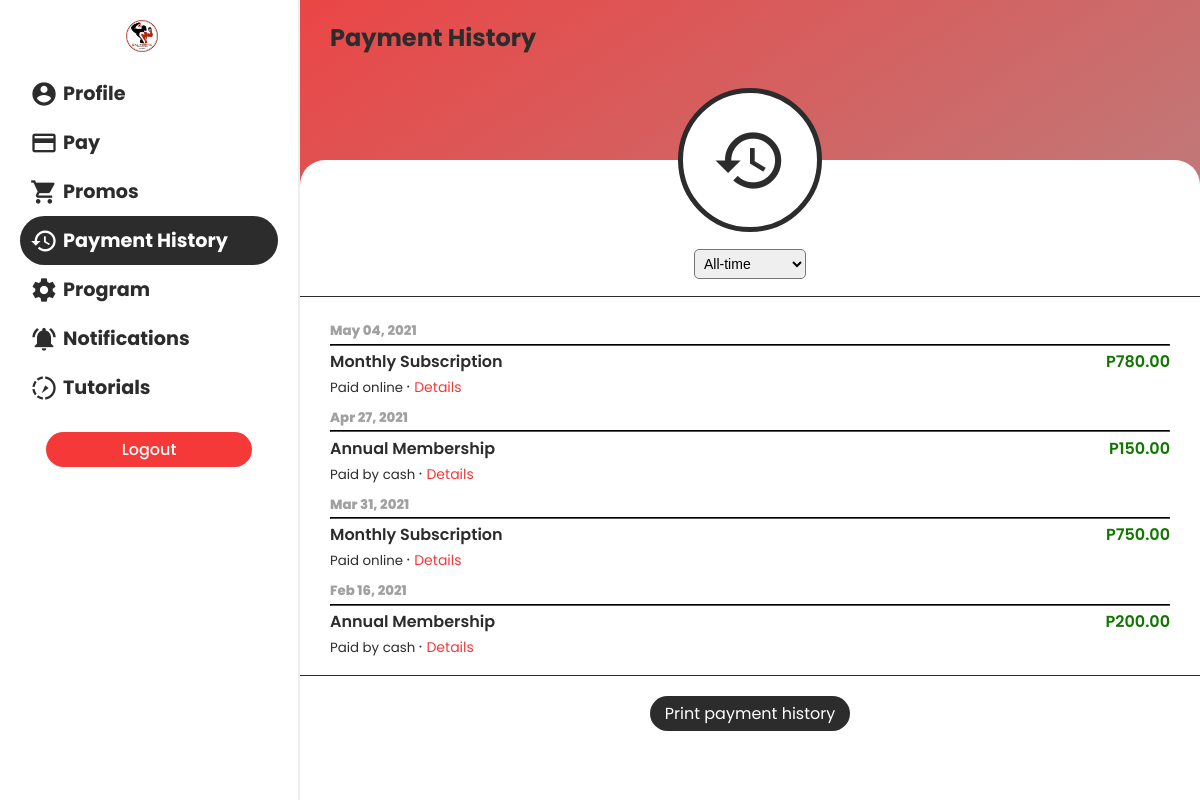
/mobile/pages/payment_history.php (signed in), run on the app's committed database.
### tables this page shows
CREATE TABLE `paymentlog` (
  `payment_id` int(100) NOT NULL,
  `member_id` int(100) DEFAULT NULL,
  `first_name` varchar(100) DEFAULT NULL,
  `last_name` varchar(100) DEFAULT NULL,
  `member_type` enum('Regular','Walk-in') DEFAULT NULL,
  `payment_description` enum('Monthly Subscription','Annual Membership','Walk-in','Program Fee') DEFAULT NULL,
  `payment_type` enum('Cash','Online') NOT NULL,
  `date_payment` date DEFAULT NULL,
  `time_payment` varchar(15) NOT NULL,
  `payment_amount` varchar(4) DEFAULT NULL,
  `program_enrolled` varchar(30) DEFAULT NULL,
  `program_amount` varchar(4) DEFAULT NULL,
  `promo_availed` varchar(100) DEFAULT NULL,
  `online_payment_id` varchar(9999) DEFAULT NULL,
  `admin_id` int(100) DEFAULT NULL
);

### mobile/pages/payment_history.php (the view, shortened to what this page needs)
<?php
require "./../functions/connect.php";
$sql = "SELECT * FROM paymentlog WHERE member_id = '".$_SESSION["member_id"]."' ORDER BY date_payment DESC";
$res = mysqli_query($con, $sql);
if($res) {
  if(mysqli_num_rows($res) > 0) {
    $rows = array();
    while($row = mysqli_fetch_assoc($res)) {
      $rows[] = $row;
    }
  } else {
    if(isset($_POST["timestamp"])){
      echo 0;
      exit();
    }
  }
}
?>
<!DOCTYPE html>
<html lang="en">
<head>
  <link rel="stylesheet" href="./../css/default.css">
  <link rel="stylesheet" href="./../css/loader.css">
  <link rel="stylesheet" href="./../css/mediaquery.css">
  <link rel="stylesheet" href="https://cdnjs.cloudflare.com/ajax/libs/jquery-confirm/3.3.2/jquery-confirm.min.css">
</head>
<body>
  <div class="sidebar" id="sidebar">
    <div>
      <img src="./../../logo.png" style="width: 32px; height: 32px; margin-left: 70px" alt="">
    </div>    <div class="items">
      <a href="./profile.php">
        <span>
          <i class="material-icons">account_circle</i>
          <h2>Profile</h2>
        </span>
      </a>
      <a href="./pay.php">
        <span>
          <i class="material-icons">payment</i>
          <h2>Pay</h2>
        </span>
      </a>
      <a href="./promos.php">
        <span>
          <i class="material-icons">shopping_cart</i>
          <h2>Promos</h2>
        </span>
      </a>
      <a href="#" class="active">
        <span>
          <i class="material-icons">history</i>
          <h2>Payment History</h2>
        </span>
      </a>
      <a href="./program.php">
        <span>
          <i class="material-icons">settings</i>
          <h2>Program</h2>
        </span>
      </a>
      <a href="./notifications.php">
        <span>
          <i class="material-icons">notifications_active</i>
          <h2>Notifications</h2>
        </span>
      </a>
      <a href="./tutorial.php">
        <span>
          <i class="material-icons">slow_motion_video</i>
          <h2>Tutorials</h2>
        </span>
      </a>
    </div>
    <div class="logout">
      <button class="btn btn-red" style="width: 80%" id="logout-btn">Logout</button>
    </div>
  </div>
  <main>
    <div class="menu">
      <h2>Payment History</h2>
    </div>
    <div class="icon-div">
      <div class="icon-cont">
        <i class="material-icons">history</i>
      </div>
    </div>
    <div class="main-cont">
      <div class="button-cont">
        <select name="timestamp" id="timestamp">
          <option value="alltime" selected>All-time</option>
        </select>
      </div>
      <div class="history-div" id="history-div">
        <?php
        if($res) {
          if(mysqli_num_rows($res) > 0):
            foreach($rows as $row):
        ?>
        <div class="list-div">
          <small class="payment-date fw-800 text-disabled">
          <?php
          $d = new DateTime($row["date_payment"]);
          $date = $d->format("M d, Y");
          echo $date;
          ?>
          </small>
          <hr>
          <div class="list-content">
            <div class="left">
              <p class="payment-for fw-600"><?php echo $row["payment_description"] ?></p>
              <small>
              <?php if($row["payment_type"] == "Online"): ?>
              Paid online
              <?php else:?>
              Paid by cash
              <?php endif ?>
              </small> &#183;
              <a href="#" class="text-red deets" data-id="<?php echo $row["payment_id"] ?>" onclick="showDetailsModal(this)">Details</a>
            </div>
            <div class="right">
              <p class="payment-amount fw-600 text-green">P<?php echo $row["payment_amount"] ?>.00</p>
            </div>
          </div>
        </div>
        <?php
          endforeach;
        else:
        ?>
        <div class="no-value" id="no-value">
          <p class="text-disabled">No payments to show.</p>
        </div>
        <?php endif;
        } else {
        ?>
        <div class="no-value" id="no-value">
          <p class="text-disabled">No payments to show.</p>
        </div>
        <?php
        }
        ?>
      </div>
      <div class="print-cont">
        <button id="print-btn" class="btn btn-reg">Print payment history</button>
      </div>
    </div>
  </main>
</body>
</html>

### mobile/css/default.css (style rules this page uses)
html, body { margin: 0; font-family: 'Poppins', sans-serif; background: #bdc3c7; background: -webkit-gradient(linear, left top, right bottom, from(#f53939), to(#a0a0a0)); background: linear-gradient(to bottom right, #f53939, #a0a0a0); color: #2c2c2c; }
main { -webkit-transition: .3s; transition: .3s; margin-left: 300px; }
a { text-decoration: none; color: #2c2c2c; font-weight: 400; -webkit-transition: .3s; transition: .3s; }
p, h1, h2, h3, h4, h5, h6 { margin: 0 !important; }
.text-red { color: #f53939 !important; }
.text-green { color: #117600 !important; }
.text-disabled { color: #A0A0A0 !important; }
.fw-600 { font-weight: 600; }
.fw-800 { font-weight: 800; }
.btn { margin: 20px 0 20px 0; padding-top: 5px; padding-bottom: 5px; padding-left: 15px; padding-right: 15px; font-family: "Poppins", sans-serif; border: 0; border-radius: 50px; background: #2c2c2c; color: white; font-size: 1rem; -webkit-transition: .3s; transition: .3s; font-weight: 500; }
.btn.btn-reg { letter-spacing: 0; font-weight: normal !important; }
.btn.btn-red { background: #f53939; }
.sidebar { -webkit-transition: .3s; transition: .3s; width: 300px; background: white; height: 100vh; padding: 20px; -webkit-box-shadow: 1px 0 20px 0px #2c2c2c; box-shadow: 1px 0 20px 0px #2c2c2c; position: fixed; z-index: 20; }
.sidebar .items { margin-top: 10px; display: -webkit-box; display: -ms-flexbox; display: flex; -webkit-box-orient: vertical; -webkit-box-direction: normal; -ms-flex-direction: column; flex-direction: column; }
.sidebar .items a, .sidebar .items a:hover, .sidebar .items a:active, .sidebar .items a:visited, .sidebar .items a:focus { text-decoration: none; }
.sidebar .items span { padding: 10px; display: -webkit-box; display: -ms-flexbox; display: flex; -webkit-box-align: center; -ms-flex-align: center; align-items: center; }
.sidebar .items span i { font-size: 28px; padding-right: 5px; }
.sidebar .items span h2 { font-size: 1.2rem; }
.sidebar .items .active { background: #2c2c2c; border-radius: 25px; color: white; }
.sidebar .logout { display: -webkit-box; display: -ms-flexbox; display: flex; -webkit-box-pack: center; -ms-flex-pack: center; justify-content: center; }
*, *:before, *:after { -webkit-box-sizing: border-box; box-sizing: border-box; }
body, html { height: 100%; -webkit-tap-highlight-color: rgba(0, 0, 0, 0); -webkit-tap-highlight-color: transparent; }
main { overflow-x: hidden; height: 100vh; position: relative; }
main .menu { padding-top: 20px; padding-left: 20px; display: -webkit-box; display: -ms-flexbox; display: flex; -webkit-box-align: center; -ms-flex-align: center; align-items: center; z-index: 3; }
main .menu h2 { padding-left: 10px; }
main .icon-div { width: 100%; display: -webkit-box; display: -ms-flexbox; display: flex; -webkit-box-pack: center; -ms-flex-pack: center; justify-content: center; -webkit-box-align: center; -ms-flex-align: center; align-items: center; position: absolute; top: 11vh; z-index: 2; }
main .icon-div .icon-cont { height: 18vh; width: 18vh; background: white; border-radius: 100%; border: 5px solid #2c2c2c; display: -webkit-box; display: -ms-flexbox; display: flex; -webkit-box-pack: center; -ms-flex-pack: center; justify-content: center; -webkit-box-align: center; -ms-flex-align: center; align-items: center; }
main .icon-div .icon-cont i { font-size: 75px; }
main .main-cont { padding-bottom: 0 !important; padding-top: 0 !important; padding: 30px; background: white; background-attachment: fixed; position: absolute; width: 100%; min-height: 80vh; top: 20vh; border-radius: 25px 25px 0 0; }

### mobile/css/loader.css (style rules this page uses)
html, body { margin: 0; font-family: 'Poppins', sans-serif; background: #bdc3c7; background: -webkit-gradient(linear, left top, right bottom, from(#f53939), to(#a0a0a0)); background: linear-gradient(to bottom right, #f53939, #a0a0a0); color: #2c2c2c; }
main { -webkit-transition: .3s; transition: .3s; margin-left: 300px; }
a { text-decoration: none; color: #2c2c2c; font-weight: 400; -webkit-transition: .3s; transition: .3s; }
p, h1, h2, h3, h4, h5, h6 { margin: 0 !important; }
.text-red { color: #f53939 !important; }
.text-green { color: #117600 !important; }
.text-disabled { color: #A0A0A0 !important; }
.fw-600 { font-weight: 600; }
.fw-800 { font-weight: 800; }

### data on the page
paymentlog: date_payment "May 04, 2021", payment_description "Monthly Subscription", payment_type "Paid online", payment_amount "780"
paymentlog: date_payment "Apr 27, 2021", payment_description "Annual Membership", payment_type "Paid by cash", payment_amount "150"
paymentlog: date_payment "Mar 31, 2021", payment_description "Monthly Subscription", payment_type "Paid online", payment_amount "750"
paymentlog: date_payment "Feb 16, 2021", payment_description "Annual Membership", payment_type "Paid by cash", payment_amount "200"
